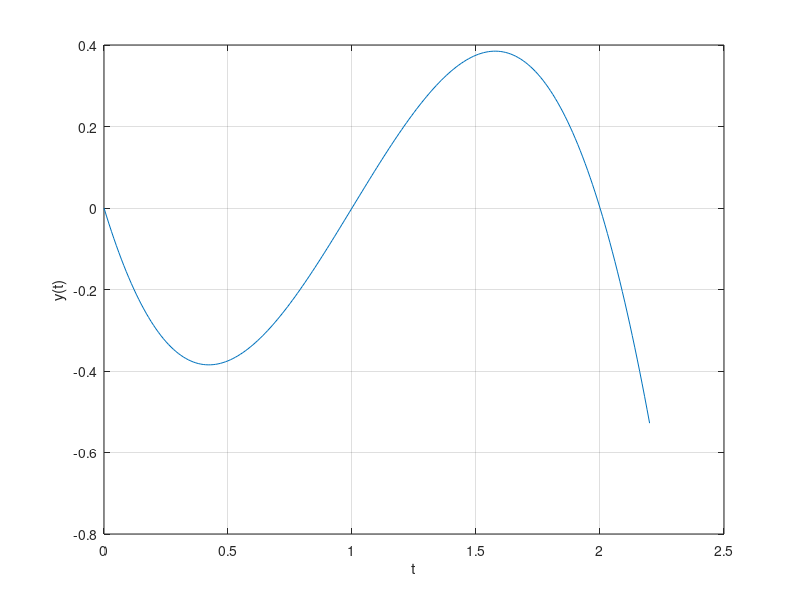

MATLAB code to generate this figure:
clear;clc;
t=0:0.01:2.2;
y=-t.^3+3*t.^2-2*t;
plot(t,y),xlabel("t"),ylabel("y(t)"),grid on
alan=integral(@(x)abs(-x.^3+3*x.^2-2*x),0,2.2)